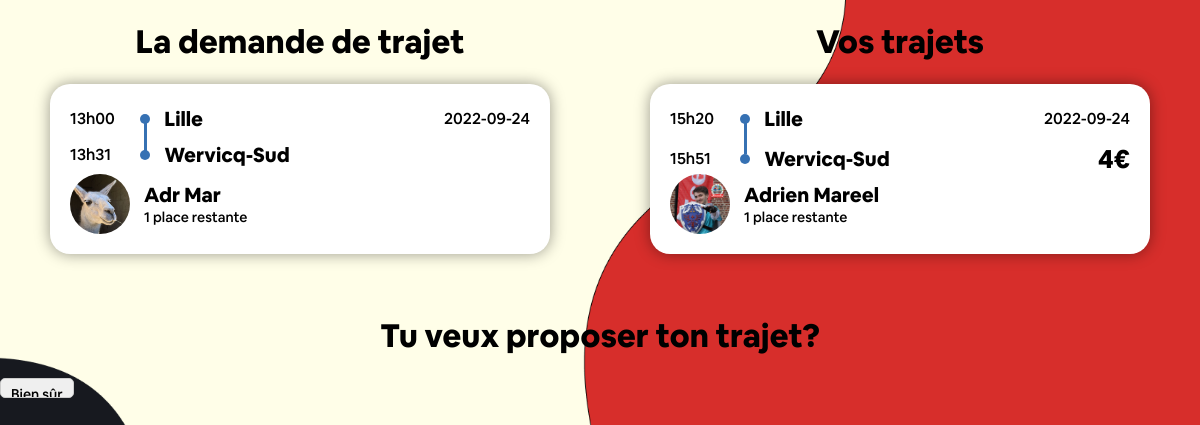
Screenshot of /html/proposition.php?typeTrajet=Aller&idTrajet=23 (signed in) with the database file from the repository.
### tables this page shows
CREATE TABLE `trajet` (
  `IdTrajet` int(10) NOT NULL,
  `TypeTrajet` varchar(50) NOT NULL,
  `isDemande` tinyint(1) DEFAULT NULL,
  `Description` varchar(255) NOT NULL DEFAULT '',
  `LieuDepart` varchar(50) NOT NULL DEFAULT 'Wervicq-Sud',
  `AdresseDepart` varchar(150) NOT NULL DEFAULT '21 Rue de Linselles',
  `LongitudeDepart` float DEFAULT 3.1134,
  `LatitudeDepart` float NOT NULL DEFAULT 50.7364,
  `LieuArrivee` varchar(50) NOT NULL DEFAULT 'Wervicq-Sud',
  `AdresseArrivee` varchar(150) NOT NULL DEFAULT '21 Rue de Linselles',
  `LongitudeArrivee` float NOT NULL DEFAULT 3.1134,
  `LatitudeArrivee` float NOT NULL DEFAULT 50.7364,
  `DateDepart` date NOT NULL,
  `DateArrivee` date DEFAULT NULL,
  `HeureDepart` time(4) DEFAULT NULL,
  `HeureArrivee` time(4) DEFAULT NULL,
  `DateAjout` date NOT NULL,
  `NbPassagers` int(10) NOT NULL,
  `PlacesRestantes` int(10) NOT NULL DEFAULT 0,
  `Prix` int(10) NOT NULL DEFAULT 0,
  `DisplayTel` tinyint(1) DEFAULT NULL,
  `AnneeEdition` int(10) NOT NULL,
  `IdCompte` int(10) NOT NULL
);

CREATE TABLE `compte` (
  `IdCompte` int(10) NOT NULL,
  `Nom` varchar(40) DEFAULT NULL,
  `Prenom` varchar(40) DEFAULT NULL,
  `Email` varchar(50) DEFAULT NULL,
  `telephone` int(10) DEFAULT NULL,
  `motDePasse` varchar(255) DEFAULT NULL,
  `isAdmin` tinyint(1) NOT NULL DEFAULT 0,
  `PhotoProfil` mediumblob DEFAULT NULL,
  `Description` varchar(255) DEFAULT NULL,
  `isVerif` tinyint(1) NOT NULL DEFAULT 0,
  `DateCreation` timestamp NOT NULL DEFAULT current_timestamp(),
  `lien_verif_mail` varchar(255) NOT NULL,
  `date_verif_mail` timestamp NULL DEFAULT NULL,
  `token_reset_password` varchar(255) NOT NULL,
  `expiration_reset_password` varchar(250) NOT NULL
);

### html/proposition.php (the view, shortened to what this page needs)
<!DOCTYPE html>
<html>
<head>
	<link rel="stylesheet" type="text/css" href="../css/register.css">
	<link rel="stylesheet" type="text/css" href="../css/proposition.css">
</head>
<body>
	<?php
	include 'Connexion.php';
	if (isset($_POST["CompteId"]) && (isset($_SESSION['login']) && $_SESSION['login'] != '') && $_SESSION["role"] == 1) {
		$ismyaccount = 0;
		$idCompte = $_POST["CompteId"];
		$sql = "SELECT * FROM compte WHERE IdCompte='" . $idCompte . "'";
	} else {
		$mail = $_SESSION["mail"];
		$sql = "SELECT * FROM compte WHERE Email='" . $mail . "'";
	}
	$result = $conn->query($sql);
	if ($result->num_rows > 0) {
		$row = $result->fetch_assoc();
		$nom = $row["Nom"];
		$prenom = $row["Prenom"];
		$idCompte = $row["IdCompte"];
	}
    include 'Connexion.php';
    if (isset($_POST["CompteId"]) && (isset($_SESSION['login']) && $_SESSION['login'] != '') && $_SESSION["role"] == 1) {
        $ismyaccount = 0;
        $idCompte = $_POST["CompteId"];
        $sql = "SELECT * FROM compte WHERE IdCompte='" . $idCompte . "'";
    } else {
        $mail = $_SESSION["mail"];
        $sql = "SELECT * FROM compte WHERE Email='" . $mail . "'";
    }
    $result = $conn->query($sql);
    if ($result->num_rows > 0) {
        $row = $result->fetch_assoc();
        $nom = $row["Nom"];
        $prenom = $row["Prenom"];
        $idCompte = $row["IdCompte"];
}
?>
<div class="main-bloc">
	<div class="suball">
		<div class="left-subbloc">
			<h1>La demande de trajet </h1>
			<div class="trajets" id="trajets">
				<?php
				$idTrajet = $_GET['idTrajet'];
				$typeTrajet = $_GET["typeTrajet"];
				$requete = "SELECT * FROM trajet WHERE IdTrajet = '$idTrajet' AND isDemande=1";
				$result = mysqli_query($conn,$requete);
		        while ($row = mysqli_fetch_assoc($result)) {
					$hourString1 = substr($row['HeureDepart'],0,2);
					$hourString2 = substr($row['HeureDepart'],3,2);
					$hourStringDeparture = $hourString1."h".$hourString2;
					$hourString3 = substr($row['HeureArrivee'],0,2);
					$hourString4 = substr($row['HeureArrivee'],3,2);
					$hourStringArrival = $hourString3."h".$hourString4;
					$idCompte2 = $row['IdCompte'];
					$requete2 = "SELECT * FROM compte WHERE IdCompte='$idCompte2'";
					$result2 = mysqli_query($conn,$requete2);
					$row2 = mysqli_fetch_assoc($result2);
					?>
					<div class="item">
						<div class="data-group">
							<span class="horaire">
								<?php echo $hourStringDeparture; ?>
							</span>
							<span class="place">
								<?php echo utf8_encode($row['LieuDepart']); ?>
							</span>
							<span class="date">
								<?php echo utf8_encode($row['DateDepart']); ?>
							</span>
						</div>
						<div class="data-group">
							<span class="horaire">
								<?php echo $hourStringArrival; ?>
							</span>
							<span class="place">
								<?php echo utf8_encode($row['LieuArrivee']); ?>
							</span>
						</div>
						<div class="account-info">
							<img class="profile-picture" src="../images/PhotoProfil/<?php if ($row2['PhotoProfil'] != NULL) {
								echo $row2['PhotoProfil'];
								} else {
									echo "defaultpp.jpg";
								} ?>">
								<div class="profile-info">
									<span class="name"><?php echo $row2['Prenom']." ".$row2['Nom']?></span>
									<div class="available">
										<?php
										$value = $row['PlacesRestantes'];
										if($value == 1) echo $value." place restante";
										else echo $value." places restantes";
										?>
									</div>
								</div>
							</div>
						<?php } ?>
					</div>
				</div>
			</div>
			<div class="right-subbloc">
				<h1> Vos trajets </h1>
				<div class="trajets" id="trajets">
					<?php
					$requete = "SELECT * FROM trajet WHERE isDemande=0 AND TypeTrajet='$typeTrajet' AND IdCompte='".$idCompte."'";
					$result = mysqli_query($conn,$requete);
					while ($row = mysqli_fetch_assoc($result)) {
						$hourString1 = substr($row['HeureDepart'],0,2);
						$hourString2 = substr($row['HeureDepart'],3,2);
						$hourStringDeparture = $hourString1."h".$hourString2;
						$hourString3 = substr($row['HeureArrivee'],0,2);
						$hourString4 = substr($row['HeureArrivee'],3,2);
						$hourStringArrival = $hourString3."h".$hourString4;
						$requete2 = "SELECT * FROM compte WHERE IdCompte='$idCompte'";
						$result2 = mysqli_query($conn,$requete2);
						$row2 = mysqli_fetch_assoc($result2);
						?>
						<div class="item">
							<div class="data-group">
								<span class="horaire">
									<?php echo $hourStringDeparture; ?>
								</span>
								<span class="place">
									<?php echo utf8_encode($row['LieuDepart']); ?>
								</span>
								<span class="date">
									<?php echo utf8_encode($row['DateDepart']); ?>
								</span>
							</div>
							<div class="data-group">
								<span class="horaire">
									<?php echo $hourStringArrival; ?>
								</span>
								<span class="place">
									<?php echo utf8_encode($row['LieuArrivee']); ?>
								</span>
								<span class="price">
									<?php echo $row['Prix']; ?>€
								</span>
							</div>
							<div class="account-info">
								<img class="profile-picture" src="../images/PhotoProfil/<?php if ($row2['PhotoProfil'] != NULL) {
									echo $row2['PhotoProfil'];
									} else {
										echo "defaultpp.jpg";
									} ?>">
									<div class="profile-info">
										<span id="driverName" class="name"><?php echo $prenom." ".$nom?></span>
										<div class="available">
											<?php
											$value = $row['PlacesRestantes'];
											if($value == 1) echo $value." place restante";
											else echo $value." places restantes";
											?>
										</div>
									</div>
								</div>
							<?php } ?>
						</div>
					</div>
				</div>
			</div>
			<div class="question">
				<h1>Tu veux proposer ton trajet?</h1>
			</div>
			<form action="propositionAction.php" method="post">
				<input type="submit"  value="Bien sûr">
			</form>
		</div>
	</body>
	</html>

### css/register.css (style rules this page uses)
body { margin: 0; background-image: url("../images/bg9.png"); background-size: 100%; background-attachment: fixed; box-sizing: inherit; }
body { font-family: "Cereal"; font-style: bold; }
input { outline: none; border: 1px solid #ccc; border-radius: 5px; padding: 6px 10px; height: 20px; font-size: 14px; font-family: 'Cereal' !important; }
.item { display: flex; flex-direction: column; margin: 5px; }

### css/proposition.css (style rules this page uses)
body { font-family: Cereal; background-image: url(../images/bg.png); background-size: cover; overflow-x: hidden; }
h1 { text-align: center; font-family:Cereal; }
.item { width: 40vw; height: 150px; border-radius: 20px; background: white; margin: 20px auto 40px auto; padding: 10px; -webkit-box-shadow: 0px 0px 15px 0px rgba(0,0,0,0.4); box-shadow: 0px 0px 15px 0px rgba(0,0,0,0.4); transition: -webkit-box-shadow 1s; position: relative; }
.data-group { width: 100%; display: flex; align-items: center; margin-left: 10px; margin-top: 10px; position: relative; top: -30px; }
.item::before { content: ''; display: block; background-color: #3671B3; width: 3px; height: 32px; position: relative; top: 28px; left: 83.5px; }
.horaire { font-weight: 300; margin-right: 30px; min-width: 50px; }
.place { font-weight: 600; font-size: 20px; width: 50vw; }
.place::before { content: ''; background-color: #3671B3; width: 10px; height: 10px; position: relative; display: inline-block; border-radius: 50%; top: -2px; left: -10px; }
.date { text-align: right; margin-right: 20px; width: 200px; }
.price { color: black; font-size: 26px; font-weight: 700; text-align: right; width: 100%; margin-right: 20px; }
.account-info { width: 93%; display: flex; align-items: center; margin-left: 40px; margin-right: 20px; position: absolute; left: -20px; bottom: 20px; }
.profile-info { width: 20vw; margin-left: 3%; }
.account-info img { width: 60px; height: 60px; border-radius: 50%; object-fit: cover; }
.account-info .name { font-size: 20px; font-weight: 700; }
.available { font-size: 14px; font-weight: 300; }
.main-bloc { display: flex; flex-direction: column; justify-content: space-around; }
.suball { display: flex; justify-content: space-around; }

### rows the page displays
trajet: HeureDepart "13h00", LieuDepart "Lille", DateDepart "2022-09-24", HeureArrivee "13h31", LieuArrivee "Wervicq-Sud", IdCompte.PhotoProfil (picture), IdCompte.Prenom "Adr", IdCompte.Nom "Mar", PlacesRestantes "1"
trajet: HeureDepart "15h20", LieuDepart "Lille", DateDepart "2022-09-24", HeureArrivee "15h51", LieuArrivee "Wervicq-Sud", Prix "4", IdCompte.PhotoProfil (picture), IdCompte.Prenom "Adrien", IdCompte.Nom "Mareel", PlacesRestantes "1"
